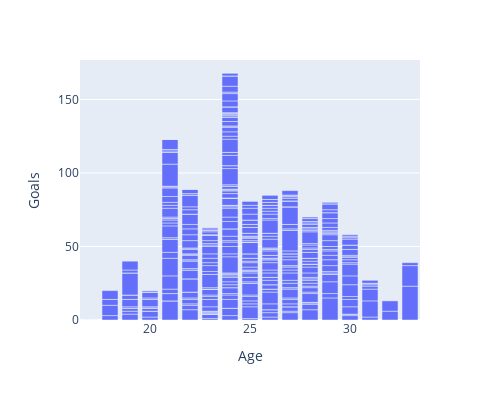

The notebook cell this image was saved under:
### Code cell
px.bar(data ,x='Age' ,y='Goals',width=500, height=400)

### Figure 1 — Plotly figure (JSON) as saved in the notebook; plotly's stock layout.template omitted (floating-point values rounded to 4 significant figures; data arrays with more than 128 entries replaced by an {"elided": "..."} marker saying what was removed)
{"data": [{"alignmentgroup": "True", "hovertemplate": "Age=%{x}<br>Goals=%{y}<extra></extra>", "legendgroup": "", "marker": {"color": "#636efa", "pattern": {"shape": ""}}, "name": "", "offsetgroup": "", "orientation": "v", "showlegend": false, "textposition": "auto", "type": "bar", "x": {"elided": "497 int values"}, "xaxis": "x", "y": {"elided": "497 int values"}, "yaxis": "y"}], "layout": {"barmode": "relative", "height": 400, "legend": {"tracegroupgap": 0}, "margin": {"t": 60}, "width": 500, "xaxis": {"anchor": "y", "domain": [0, 1], "title": {"text": "Age"}}, "yaxis": {"anchor": "x", "domain": [0, 1], "title": {"text": "Goals"}}}}
